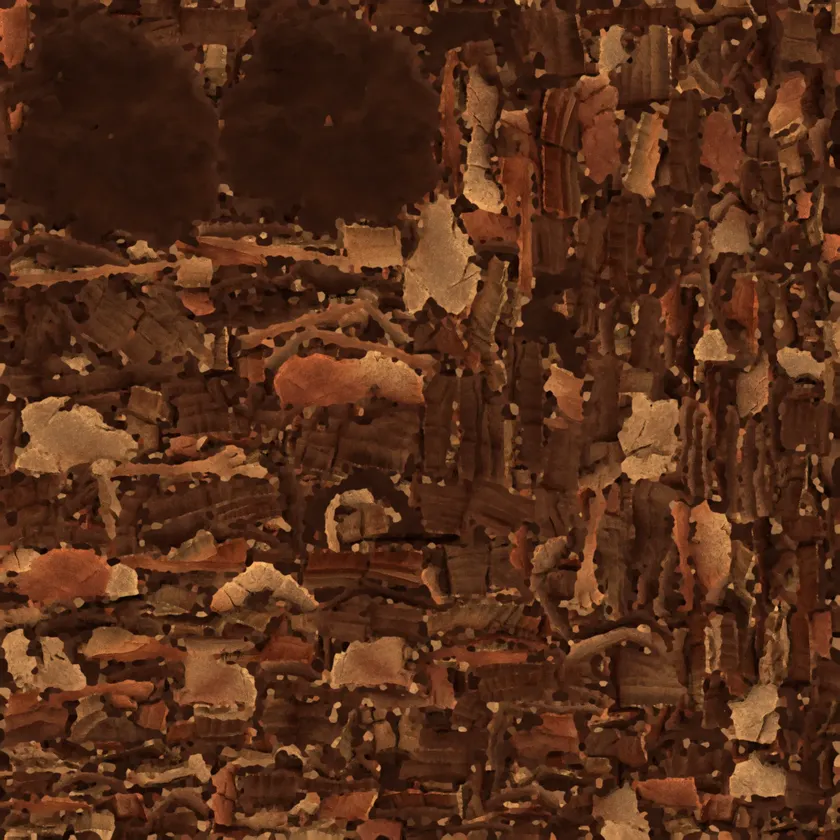
#> input picture assets/models/ai_boulder_hf_trellis2_Image_0.webp, 840 x 840 px, shrunk from 2048 x 2048 before the run
$ python -i prepare_materials.py   (imports and definitions only)   (older library calls are emulated)
#> lines starting #> are read from the running program, lines starting #| are printed output that depends on the picture
#> further down, picture is the input picture: shape (840, 840, 3); mean B, G, R 24.8, 45.6, 84.6
import cv2
import numpy as np
import os

PROJECT_ROOT = os.path.abspath(os.path.join(os.path.dirname(os.path.abspath(__file__)), "..", ".."))

def generate_normal_map(img_bgr, strength=2.0):
#> called with strength = 2
    gray = cv2.cvtColor(img_bgr, cv2.COLOR_BGR2GRAY).astype(np.float32) / 255.0
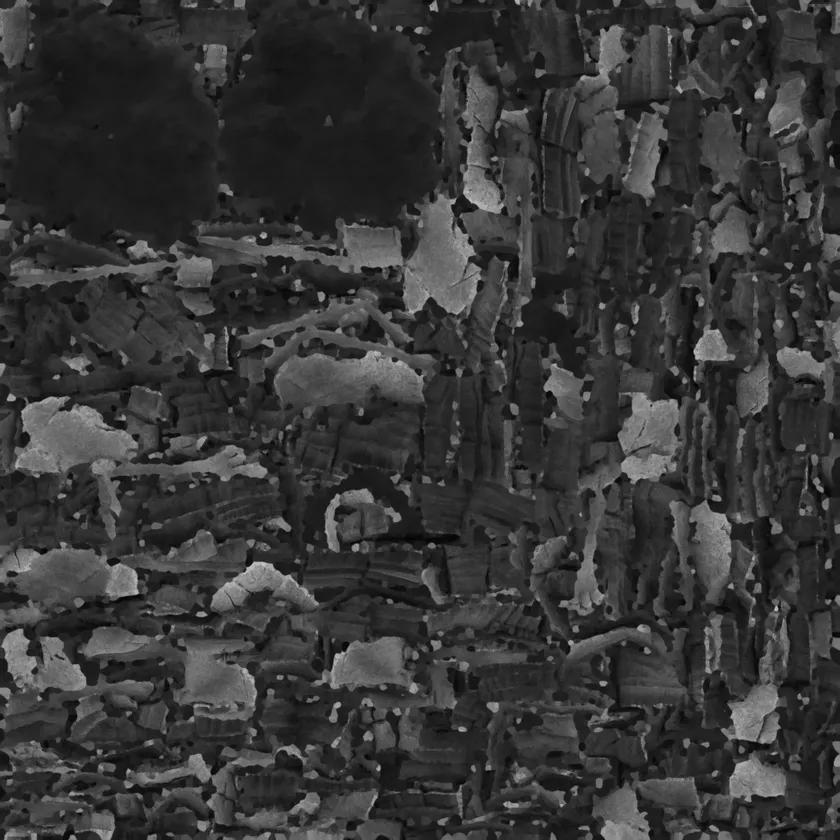
#> gray: shape (840, 840) float32; min 0.00784, max 0.812, mean 0.215
    gx = cv2.Sobel(gray, cv2.CV_32F, 1, 0, ksize=3) * strength
    gy = cv2.Sobel(gray, cv2.CV_32F, 0, 1, ksize=3) * strength
    gz = np.ones_like(gx)

    norm = np.sqrt(gx**2 + gy**2 + gz**2)
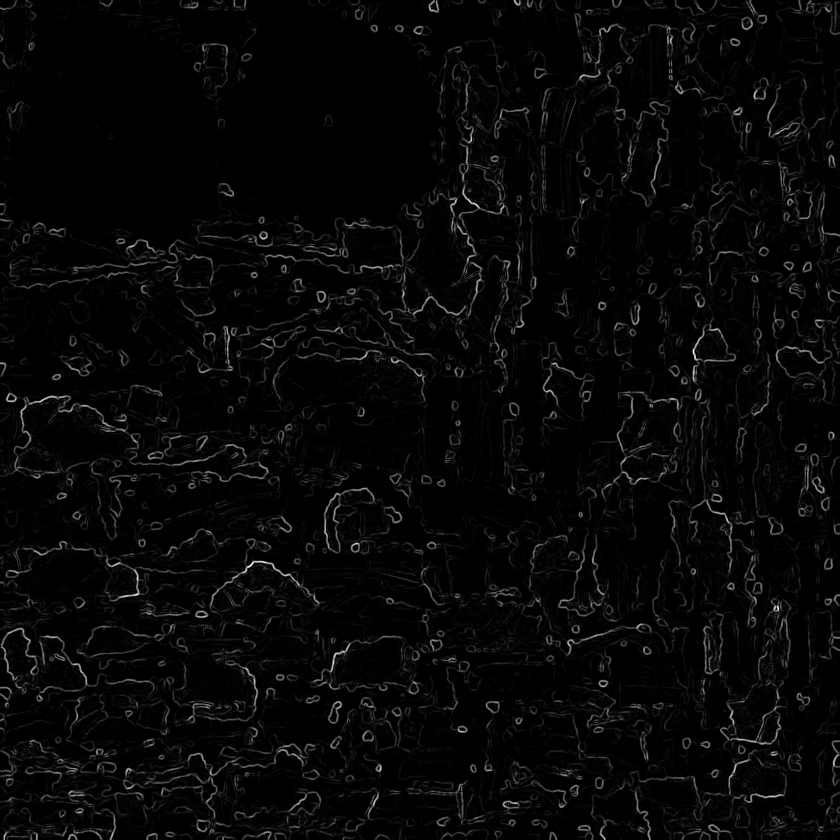
#> norm: shape (840, 840) float32; min 1, max 5.45, mean 1.13; drawn with min black and max white
    # Godot standard tangent space normal map: Red=X+, Green=Y-, Blue=Z+
    nx = (gx / norm * 0.5 + 0.5) * 255.0
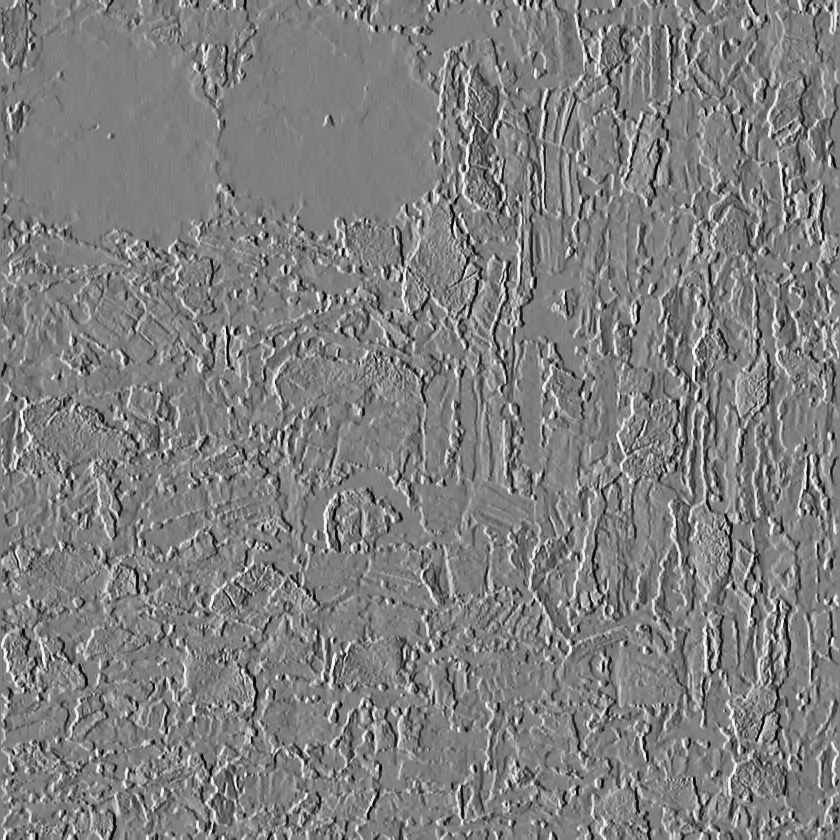
#> nx: shape (840, 840) float32; min 3.05, max 252.8, mean 127.4
    ny = (-gy / norm * 0.5 + 0.5) * 255.0
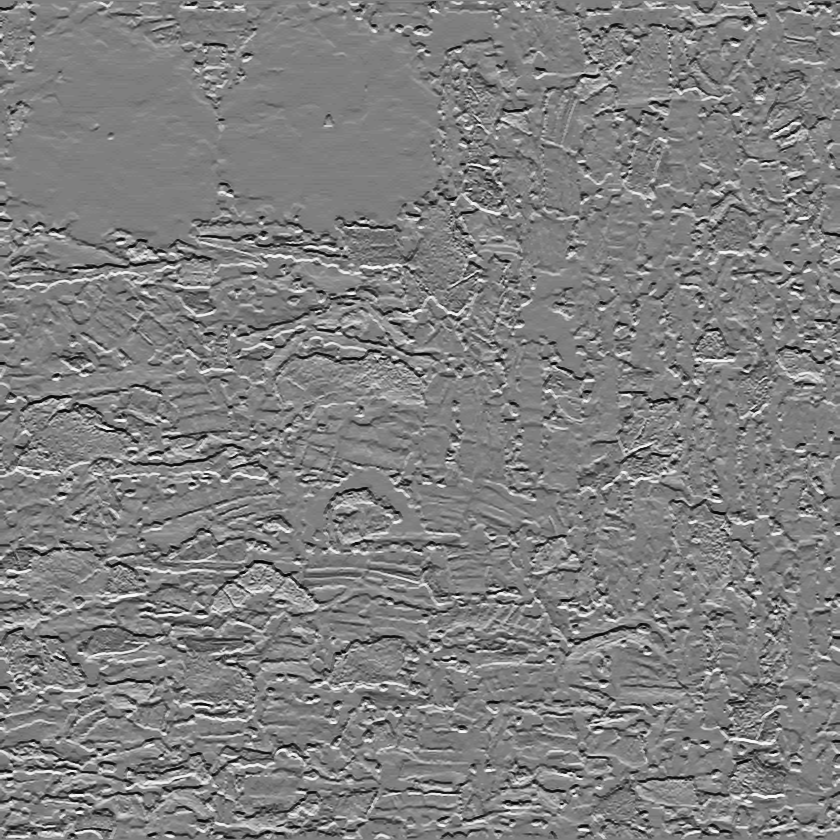
#> ny: shape (840, 840) float32; min 3.08, max 251.8, mean 127.9
    nz = (gz / norm * 0.5 + 0.5) * 255.0
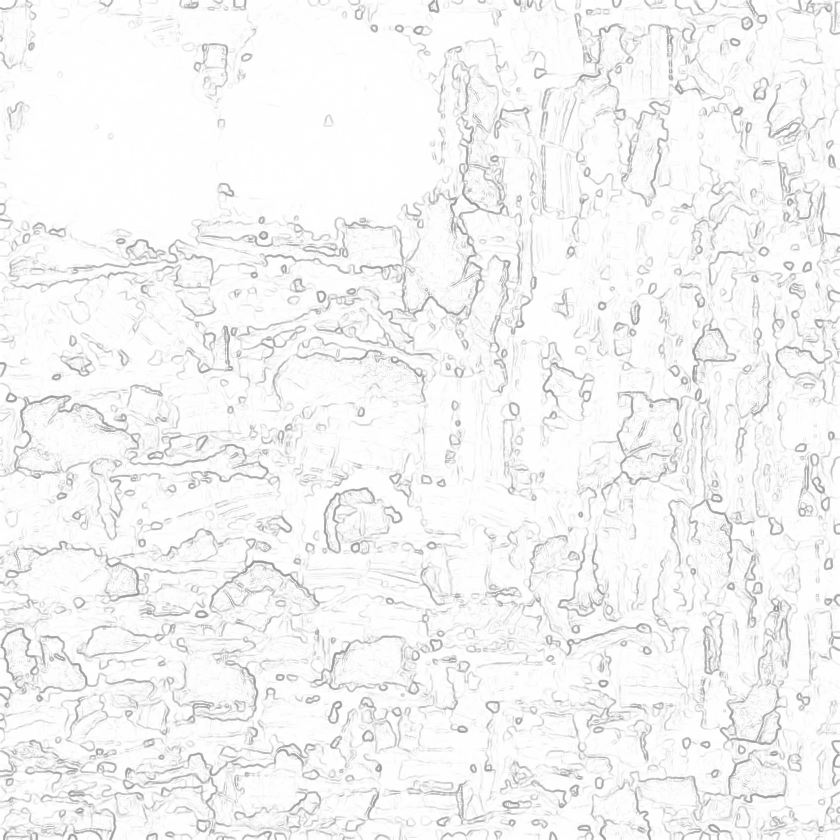
#> nz: shape (840, 840) float32; min 150.9, max 255, mean 244.8

    return np.stack([nx, ny, nz], axis=2).astype(np.uint8)
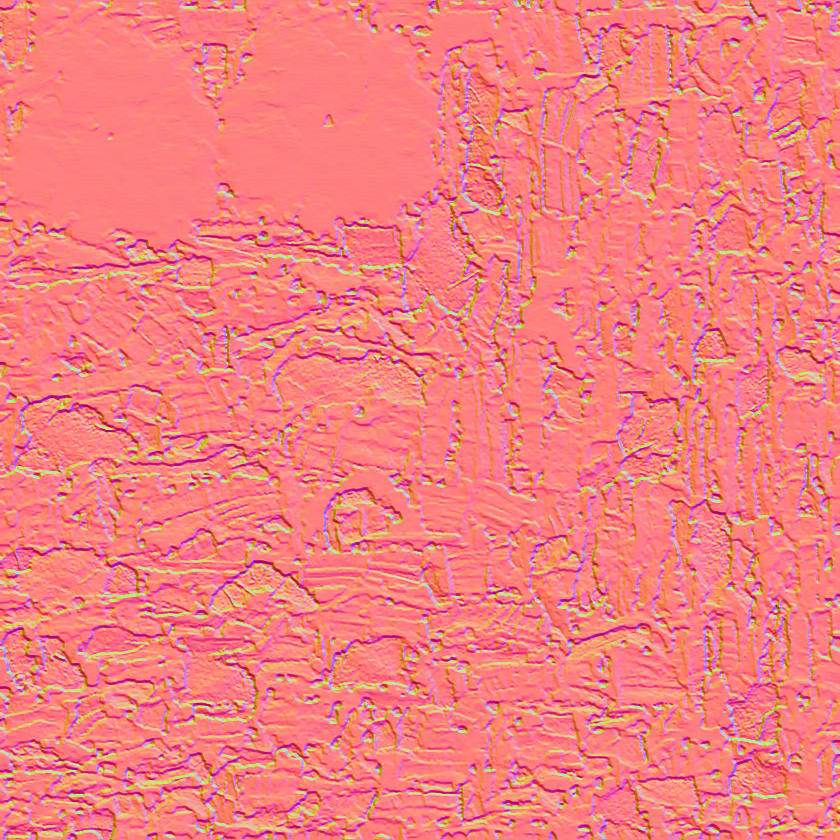
#> returned value: shape (840, 840, 3); mean of channels 0, 1, 2 126.9, 127.4, 244.2; drawn as B, G, R

def make_seamless(img, overlap=32):
    h, w, c = img.shape
    out = img.copy()
    for x in range(overlap):
        alpha = x / float(overlap)
        out[:, x] = (1.0 - alpha) * img[:, w - overlap + x] + alpha * img[:, x]
    for y in range(overlap):
        alpha = y / float(overlap)
        out[y, :] = (1.0 - alpha) * img[h - overlap + y, :] + alpha * img[y, :]
    return out

# [9 lines not run here, left out]

>>> import cv2
>>> picture = cv2.imread('../../assets/models/ai_boulder_hf_trellis2_Image_0.webp')
>>> result = generate_normal_map(picture)

$ run again, on assets/models/ai_boulder_trellis3dnet_Image_0.png
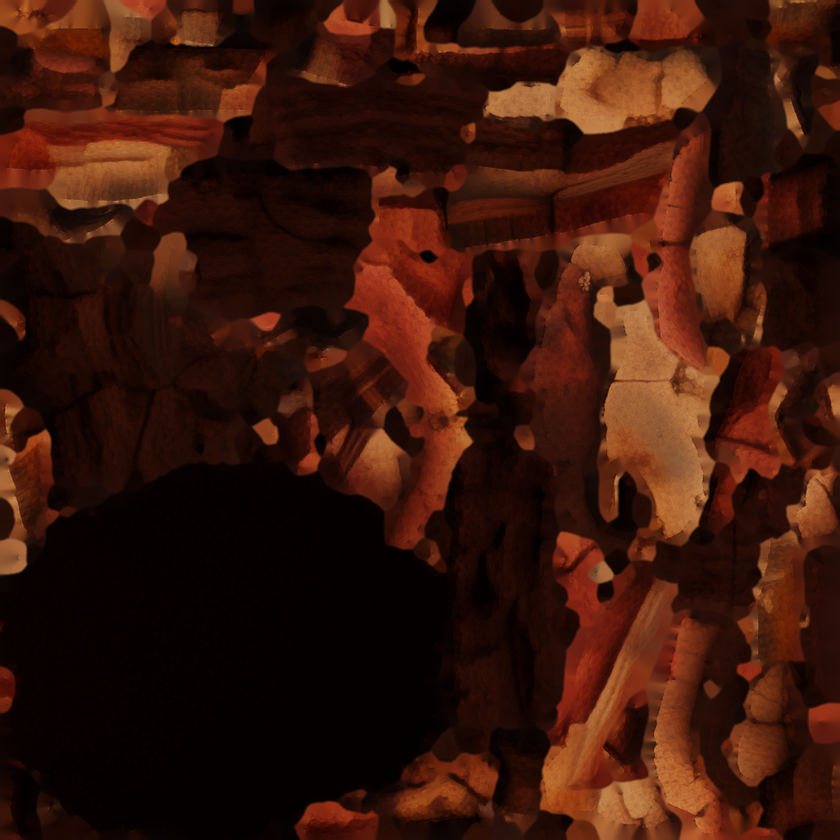
#> input picture assets/models/ai_boulder_trellis3dnet_Image_0.png, 840 x 840 px, shrunk from 1024 x 1024 before the run
#> picture is the input picture: shape (840, 840, 3); mean B, G, R 10.5, 22.2, 57.5
#> in generate_normal_map, `nz = (gz / norm * 0.5 + 0.5) * 255.0`:
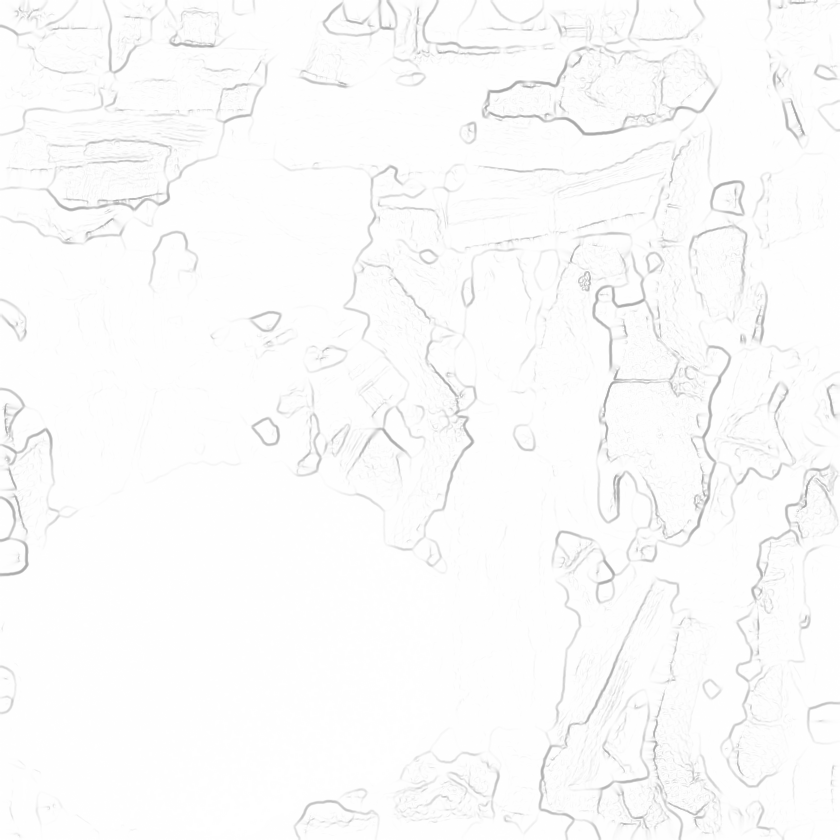
#> nz: shape (840, 840) float32; min 161.1, max 255, mean 251.7
#> in generate_normal_map, `return np.stack([nx, ny, nz], axis=2).astype(np.uint8)`:
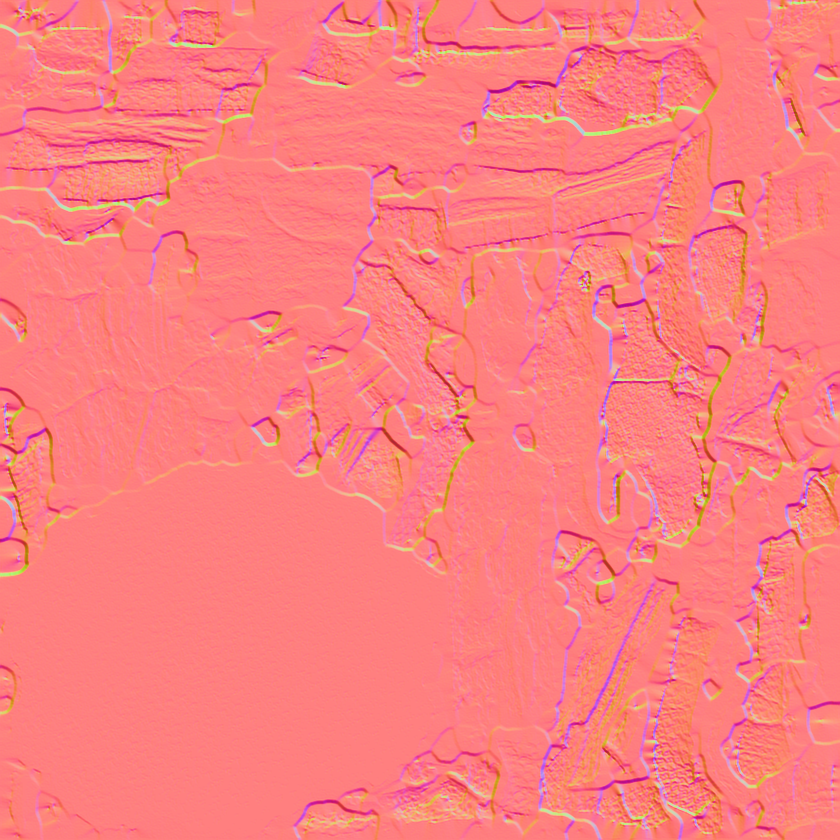
#> returned value: shape (840, 840, 3); mean of channels 0, 1, 2 126.9, 127.2, 251; drawn as B, G, R
